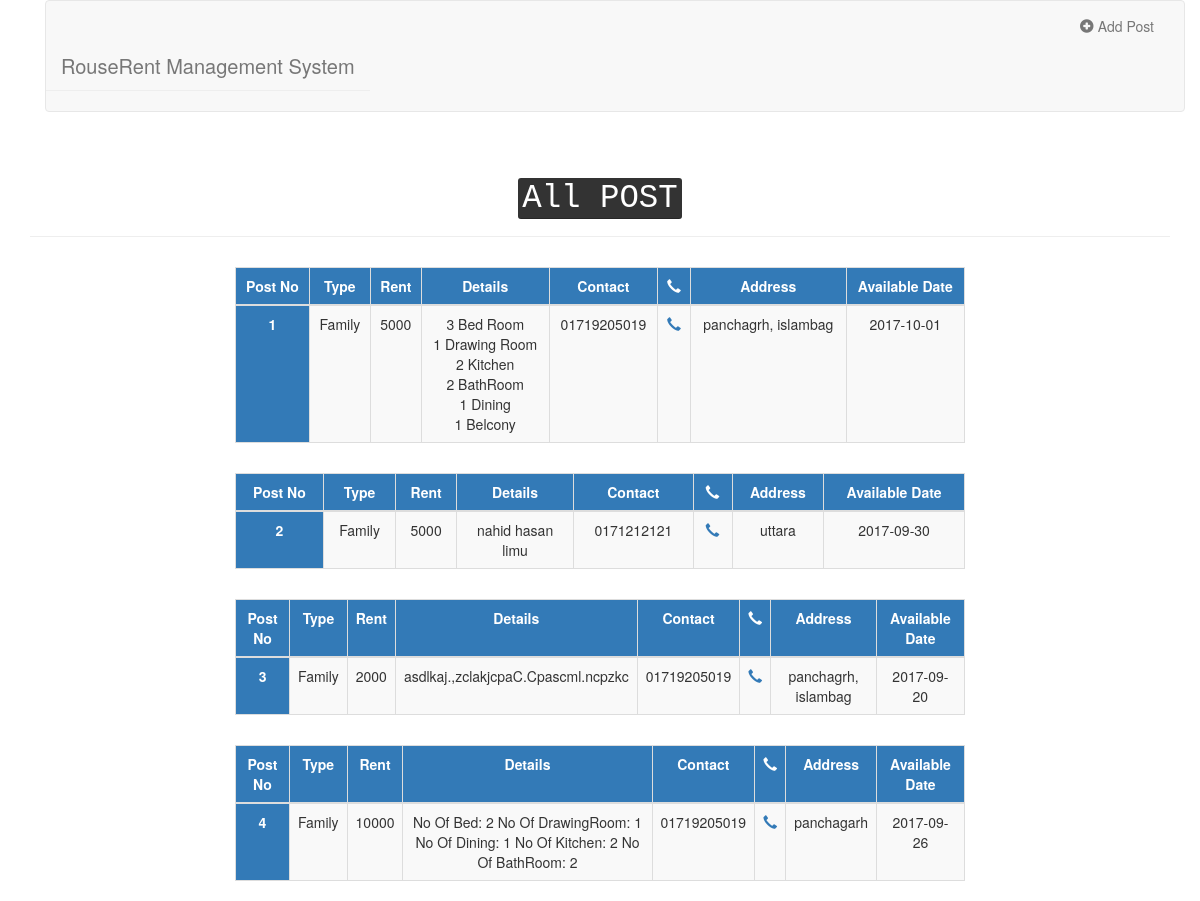
/View/index.php, run on the app's committed database.
### tables this page shows
CREATE TABLE `rent` (
  `id` int(100) NOT NULL,
  `uid` int(100) NOT NULL,
  `type` varchar(100) NOT NULL,
  `rent` int(100) NOT NULL,
  `details` varchar(255) NOT NULL,
  `phone` varchar(100) NOT NULL,
  `address` varchar(255) NOT NULL,
  `date` date NOT NULL
);

### View/index.php (the view, shortened to what this page needs)
<?php
include '../Model/db.php';
function AllPost() {
    global $con;
    $sql = "SELECT * FROM `rent` ORDER by id DESC";
    $result = mysqli_query($con, $sql);
    $postNo = 1;
    while ($row = mysqli_fetch_assoc($result)) {
        $output = '<div class="container col-md-8 col-md-offset-2" style="margin-top: 10px;">
            <table class="table table-responsive table-striped table-bordered text-center ">
                <thead class="text-capitalize ">
                    <tr class="bg-primary" style="font-weight: bold;">
                        <td >Post No</td>
                        <td>Type</td>
                        <td>Rent</td>
                        <td>Details</td>
                        <td>Contact</td>
                        <td><span class="glyphicon glyphicon-earphone"></span></td>
                        <td>Address</td>
                        <td>Available Date</td>
            </tr>
            </thead>
        <tbody>';
        echo $output;
        echo "<tr>";
        echo "<td class='bg-primary' style='font-weight: bold;'>" . $postNo . "</td>";
        echo "<td>" . $row['type'] . "</td>";
        echo "<td>" . $row['rent'] . "</td>";
        echo "<td>" . $row['details'] . "</td>";
        echo "<td>" . $row['phone'] . "</td>";
        echo "<td>" .'<a href="tel:+880'.$row['phone'].'">
          <span class="glyphicon glyphicon-earphone"></span>
        </a>' . "</td>";
        echo "<td>" . $row['address'] . "</td>";
        echo "<td>" . $row['date'] . "</td>";
        echo "</tr>";
        echo "</tbody>
            </table>
            </div>";
        $postNo++;
    }
}
?>
<?php
include './header.php';
?>
<html>
    <head>
        <link rel="stylesheet" href="../bootstrap/css/bootstrap.min.css">
    </head>
    <body class="container ">
        <div class="page-header"> <h1 class="text-center"><kbd>All POST</kbd></h1></div>
        <?php
        AllPost();
        ?>
    </body>
</html>

### View/header.php (shortened to what this page needs)
<!DOCTYPE html>
<html lang="en">
<head>
    <link rel="stylesheet" type="text/css" href="../bootstrap/css/bootstrap.min.css">
    <link rel="stylesheet" type="text/css" href="../style/css.css">
</head>
<header class="container">
    <div class="navbar navbar-default">
        <div class="container-fluid">
            <div class="navbar-header">
                <a class="navbar-brand page-header" href="#" style="font-size: 20px;">RouseRent Management System</a>
            </div>
            <div class="collapse navbar-collapse " id="myNavbar">
                <ul class="nav navbar-nav navbar-right" >
                    <?php
                    if (isset($_SESSION['uid'])) {
                        echo '<li id="lg" ><a href="addPost.php"><span class="glyphicon glyphicon-plus"></span> Add Post</a></li>'
                        . '<li id="lg" ><a href="myPost.php"><span class="glyphicon glyphicon-file"></span> View Post</a></li>'
                        . '<li id="lg" ><a href="../Controlar/logout.php"><span class="glyphicon glyphicon-log-in"></span> LogOut</a></li>';
                    } else {
                        echo '<li data-toggle="modal" data-target="#popUpLogin"><a href="#"><span class="glyphicon glyphicon-plus-sign"></span> Add Post</a></li>';
                    }
                    ?>
                </ul>
            </div>
        </div>
    </div>
</header>
</html>

### data on the page
rent: type "Family", rent "5000", details "3 Bed Room 1 Drawing Room 2 Kitchen 2 BathRoom 1 Dining 1 Belcony", phone "01719205019", address "panchagrh, islambag", date "2017-10-01"
rent: type "Family", rent "5000", details "nahid hasan limu", phone "0171212121", address "uttara", date "2017-09-30"
rent: type "Family", rent "2000", details "asdlkaj.,zclakjcpaC.Cpascml.ncpzkc", phone "01719205019", address "panchagrh, islambag", date "2017-09-20"
rent: type "Family", rent "10000", details "No Of Bed: 2 No Of DrawingRoom: 1 No Of Dining: 1 No Of Kitchen: 2 No Of BathRoom: 2", phone "01719205019", address "panchagarh", date "2017-09-26"
